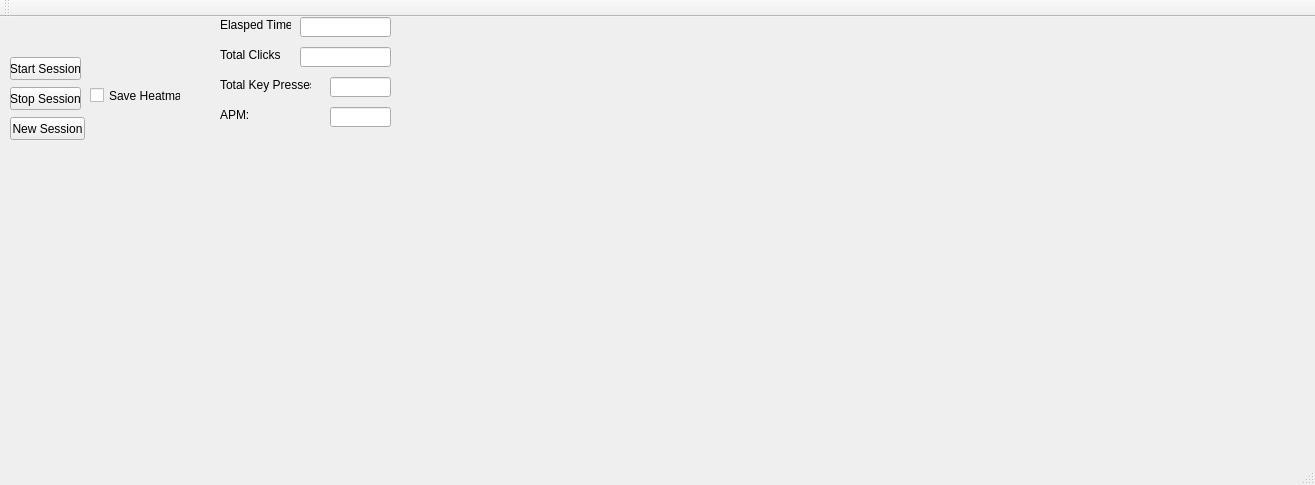
<?xml version="1.0" encoding="UTF-8"?>
<ui version="4.0">
 <class>MainWindow</class>
 <widget class="QMainWindow" name="MainWindow">
  <property name="geometry">
   <rect>
    <x>0</x>
    <y>0</y>
    <width>1315</width>
    <height>485</height>
   </rect>
  </property>
  <property name="windowTitle">
   <string>MainWindow</string>
  </property>
  <widget class="QWidget" name="centralWidget">
   <widget class="QPushButton" name="startSessionButton">
    <property name="geometry">
     <rect>
      <x>10</x>
      <y>40</y>
      <width>71</width>
      <height>23</height>
     </rect>
    </property>
    <property name="text">
     <string>Start Session</string>
    </property>
   </widget>
   <widget class="QLabel" name="label">
    <property name="geometry">
     <rect>
      <x>220</x>
      <y>0</y>
      <width>71</width>
      <height>16</height>
     </rect>
    </property>
    <property name="text">
     <string>Elasped Time:</string>
    </property>
   </widget>
   <widget class="QLineEdit" name="elaspedTimeText">
    <property name="geometry">
     <rect>
      <x>300</x>
      <y>0</y>
      <width>91</width>
      <height>20</height>
     </rect>
    </property>
    <property name="readOnly">
     <bool>true</bool>
    </property>
   </widget>
   <widget class="QLineEdit" name="totalClicksText">
    <property name="geometry">
     <rect>
      <x>300</x>
      <y>30</y>
      <width>91</width>
      <height>20</height>
     </rect>
    </property>
    <property name="readOnly">
     <bool>true</bool>
    </property>
   </widget>
   <widget class="QLabel" name="label_2">
    <property name="geometry">
     <rect>
      <x>220</x>
      <y>30</y>
      <width>71</width>
      <height>16</height>
     </rect>
    </property>
    <property name="text">
     <string>Total Clicks</string>
    </property>
   </widget>
   <widget class="QLineEdit" name="totalKeyPressesText">
    <property name="geometry">
     <rect>
      <x>330</x>
      <y>60</y>
      <width>61</width>
      <height>20</height>
     </rect>
    </property>
    <property name="readOnly">
     <bool>true</bool>
    </property>
   </widget>
   <widget class="QLabel" name="label_3">
    <property name="geometry">
     <rect>
      <x>220</x>
      <y>60</y>
      <width>91</width>
      <height>16</height>
     </rect>
    </property>
    <property name="text">
     <string>Total Key Presses</string>
    </property>
   </widget>
   <widget class="QLineEdit" name="actionsPerMinuteText">
    <property name="geometry">
     <rect>
      <x>330</x>
      <y>90</y>
      <width>61</width>
      <height>20</height>
     </rect>
    </property>
    <property name="text">
     <string/>
    </property>
    <property name="readOnly">
     <bool>true</bool>
    </property>
   </widget>
   <widget class="QLabel" name="label_4">
    <property name="geometry">
     <rect>
      <x>220</x>
      <y>90</y>
      <width>91</width>
      <height>16</height>
     </rect>
    </property>
    <property name="text">
     <string>APM:</string>
    </property>
   </widget>
   <widget class="QWidget" name="verticalLayoutWidget">
    <property name="geometry">
     <rect>
      <x>10</x>
      <y>130</y>
      <width>371</width>
      <height>101</height>
     </rect>
    </property>
    <layout class="QVBoxLayout" name="verticalLayout"/>
   </widget>
   <widget class="QPushButton" name="createHeatMapButton">
    <property name="geometry">
     <rect>
      <x>10</x>
      <y>70</y>
      <width>71</width>
      <height>23</height>
     </rect>
    </property>
    <property name="text">
     <string>Stop Session</string>
    </property>
   </widget>
   <widget class="QLabel" name="heatmapLabel">
    <property name="geometry">
     <rect>
      <x>490</x>
      <y>20</y>
      <width>801</width>
      <height>401</height>
     </rect>
    </property>
    <property name="palette">
     <palette>
      <active>
       <colorrole role="Base">
        <brush brushstyle="SolidPattern">
         <color alpha="255">
          <red>0</red>
          <green>0</green>
          <blue>0</blue>
         </color>
        </brush>
       </colorrole>
      </active>
      <inactive>
       <colorrole role="Base">
        <brush brushstyle="SolidPattern">
         <color alpha="255">
          <red>0</red>
          <green>0</green>
          <blue>0</blue>
         </color>
        </brush>
       </colorrole>
      </inactive>
      <disabled>
       <colorrole role="Base">
        <brush brushstyle="SolidPattern">
         <color alpha="255">
          <red>240</red>
          <green>240</green>
          <blue>240</blue>
         </color>
        </brush>
       </colorrole>
      </disabled>
     </palette>
    </property>
    <property name="text">
     <string/>
    </property>
   </widget>
   <widget class="QPushButton" name="newSessionButton">
    <property name="geometry">
     <rect>
      <x>10</x>
      <y>100</y>
      <width>75</width>
      <height>23</height>
     </rect>
    </property>
    <property name="text">
     <string>New Session</string>
    </property>
   </widget>
   <widget class="QCheckBox" name="saveHeatmapCheckbox">
    <property name="geometry">
     <rect>
      <x>90</x>
      <y>70</y>
      <width>91</width>
      <height>17</height>
     </rect>
    </property>
    <property name="text">
     <string>Save Heatmap</string>
    </property>
   </widget>
  </widget>
  <widget class="QMenuBar" name="menuBar">
   <property name="geometry">
    <rect>
     <x>0</x>
     <y>0</y>
     <width>1315</width>
     <height>21</height>
    </rect>
   </property>
  </widget>
  <widget class="QToolBar" name="mainToolBar">
   <attribute name="toolBarArea">
    <enum>TopToolBarArea</enum>
   </attribute>
   <attribute name="toolBarBreak">
    <bool>false</bool>
   </attribute>
  </widget>
  <widget class="QStatusBar" name="statusBar"/>
 </widget>
 <layoutdefault spacing="6" margin="11"/>
 <resources/>
 <connections/>
</ui>
